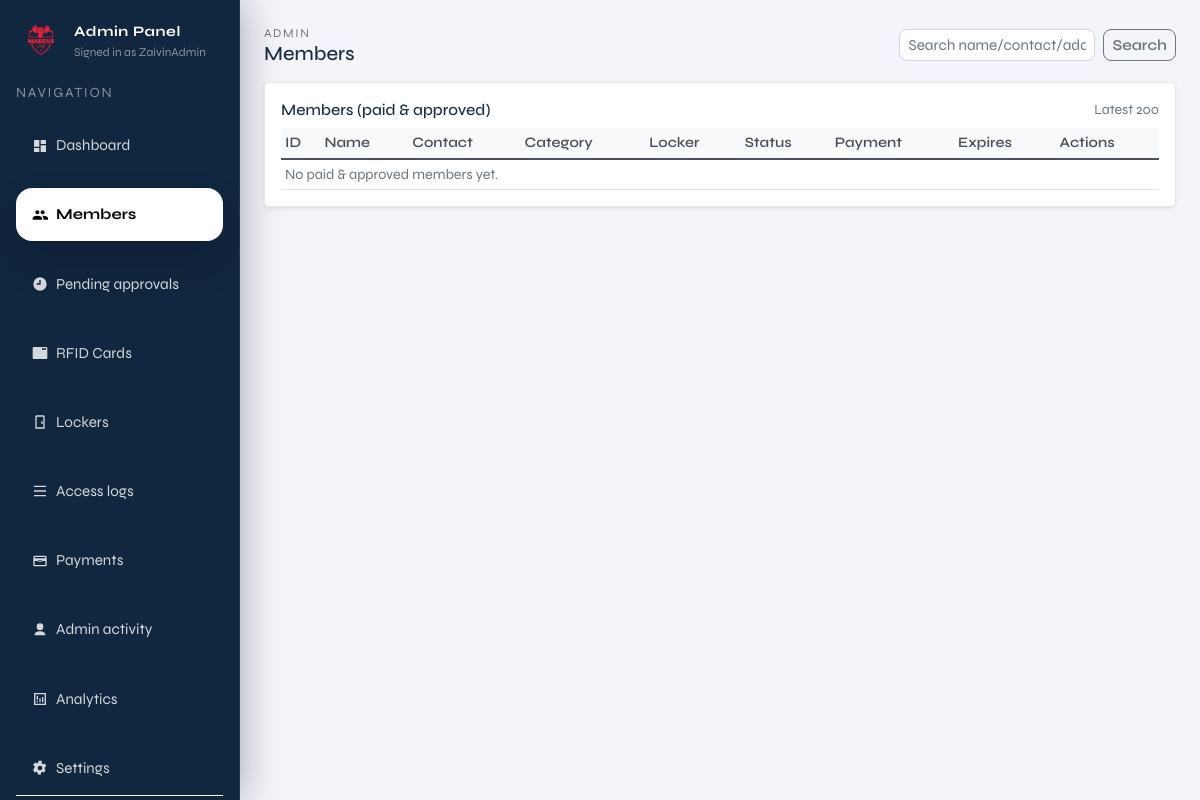
Before: /admin/members (signed in) with the older database file.
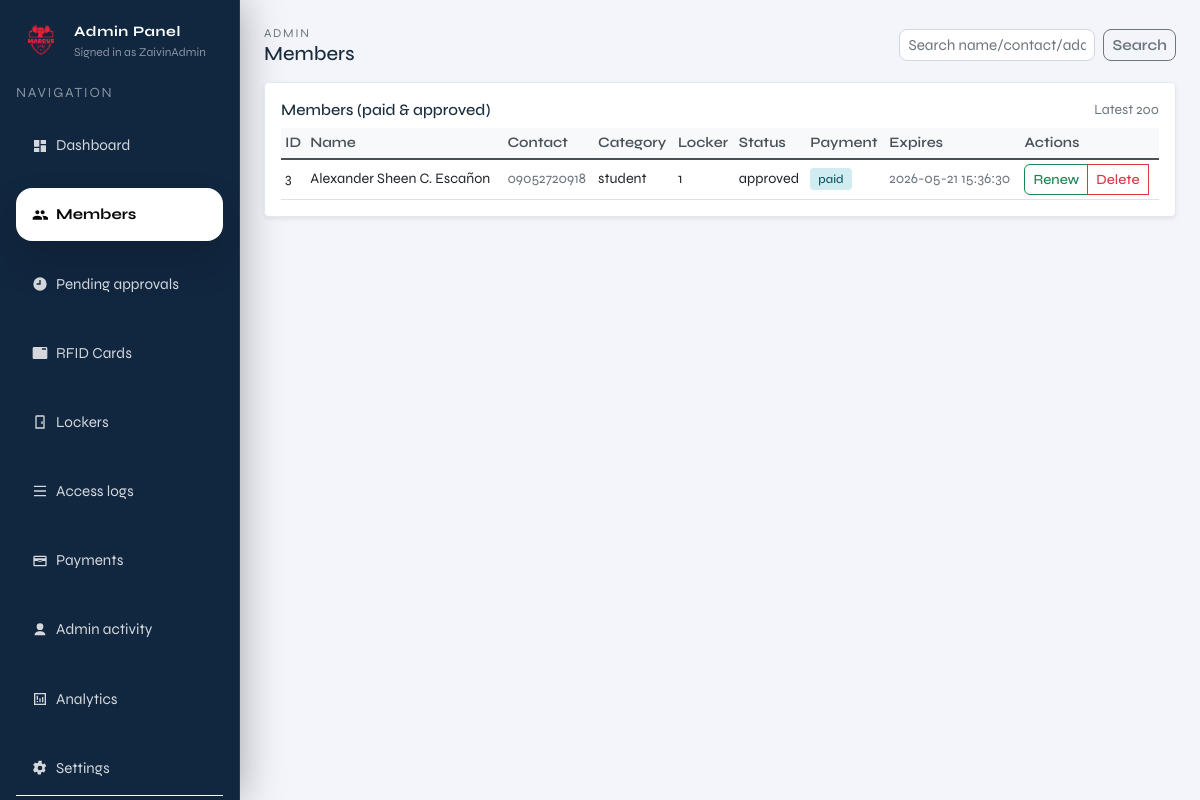
After: the same page with the newer database file.
### tables this page shows
CREATE TABLE members (
              id INTEGER PRIMARY KEY AUTOINCREMENT,
              full_name TEXT NOT NULL,
              address TEXT,
              contact_number TEXT,
              age INTEGER,
              category TEXT,
              payment_status TEXT NOT NULL DEFAULT 'unpaid',
              paid_at TEXT,
              status TEXT NOT NULL DEFAULT 'pending',
              created_at TEXT NOT NULL DEFAULT (datetime('now'))
            , locker_id INTEGER, fingerprint_uid TEXT, rfid_uid TEXT, expiry_date TEXT, member_type TEXT DEFAULT 'regular');

### admin.py (the view)
@admin_bp.get("/members")
def admin_members():
    guard = _require_admin()
    if guard is not None:
        return guard
    q = (request.args.get("q") or "").strip()
    with connect() as conn:
        pass
        if q:
            members = conn.execute(
                """
                SELECT id, full_name, address, contact_number, age, category, locker_id, payment_status, paid_at, status, created_at, expiry_date
                FROM members
                WHERE status = 'approved' AND payment_status = 'paid' AND (member_type = 'regular' OR member_type IS NULL)
                  AND (full_name LIKE ? OR contact_number LIKE ? OR address LIKE ?)
                ORDER BY id DESC
                LIMIT 200
                """,
                (f"%{q}%", f"%{q}%", f"%{q}%"),
            ).fetchall()
        else:
            members = conn.execute(
                """
                SELECT id, full_name, address, contact_number, age, category, locker_id, payment_status, paid_at, status, created_at, expiry_date
                FROM members
                WHERE status = 'approved' AND payment_status = 'paid' AND (member_type = 'regular' OR member_type IS NULL)
                ORDER BY id DESC
                LIMIT 200
                """
            ).fetchall()
    return render_template(
        "admin/pages/admin_members.html",
        members=members,
        q=q,
        current_page="members",
        admin_username=session.get("admin_username"),
    )

### admin.py (called while the page is built)
def _require_admin():
    if not session.get("admin_logged_in"):
        return redirect(url_for("admin.admin_login"))
    return None

@admin_bp.before_request
def _protect_admin_routes():
    if request.endpoint in ("admin.admin_login", "admin.admin_login_submit"):
        return None
    if not session.get("admin_logged_in"):
        return redirect(url_for("admin.admin_login"))

### db.py (called while the page is built, shortened)
def _db_path() -> Path:
    env_path = os.getenv("LOCKER_DB_PATH")
    if env_path:
        return Path(env_path)
    current_dir = Path(__file__).resolve().parent
    candidate_paths = [
        current_dir / "locker.sqlite3",
        current_dir / "locker.db",
        current_dir.parent / "locker.sqlite3",
        current_dir.parent / "locker.db",
    ]
    for path in candidate_paths:
        if path.exists():
            return path
    return current_dir.parent / "locker.sqlite3"

def _database_url() -> Optional[str]:
    return os.getenv("DATABASE_URL") or os.getenv("POSTGRES_URL")

    def _translate_sql(self, sql: str, params: Optional[Iterable[Any]] = None) -> str:
        if not self._is_postgres:
            return sql

### templates/admin/pages/admin_members.html (shortened to what this page needs)
{% extends "admin/layout/admin.html" %}
{% block admin_content %}
  <div class="d-flex justify-content-between align-items-center mb-3">
    <div>
      <div class="text-muted" style="letter-spacing:0.14em; text-transform:uppercase; font-size:0.75rem;">Admin</div>
      <h5 class="mb-0">Members</h5>
    </div>
    <form class="d-flex gap-2" method="get" action="/admin/members">
      <input name="q" value="{{ q }}" class="form-control form-control-sm" placeholder="Search name/contact/address" />
      <button class="btn btn-sm btn-outline-secondary" type="submit">Search</button>
    </form>
  </div>
  <div class="card shadow-sm rounded-3">
    <div class="card-body">
      <div class="d-flex justify-content-between align-items-center mb-2">
        <h6 class="card-title mb-0">Members (paid &amp; approved)</h6>
        <span class="text-muted small">Latest 200</span>
      </div>
      <div class="table-responsive">
        <table class="table table-sm align-middle mb-0">
          <thead>
            <tr>
              <th>ID</th>
              <th>Name</th>
              <th>Contact</th>
              <th>Category</th>
              <th>Locker</th>
              <th>Status</th>
              <th>Payment</th>
              <th>Expires</th>
              <th>Actions</th>
            </tr>
          </thead>
          <tbody>
            {% for m in members %}
              <tr>
                <td>{{ m["id"] }}</td>
                <td>{{ m["full_name"] }}</td>
                <td class="text-muted">{{ m["contact_number"] or "-" }}</td>
                <td>{{ (m["category"] or "-") }}</td>
                <td>{{ m["locker_id"] or "-" }}</td>
                <td>{{ m["status"] }}</td>
                <td><span class="status-paid">{{ m["payment_status"] }}</span></td>
                <td class="text-muted">{{ m["expiry_date"] or "-" }}</td>
                <td>
                  <div class="btn-group btn-group-sm member-actions" role="group">
                    <button type="button" class="btn btn-outline-success btn-sm" onclick="showRenewModal({ id: {{ m['id'] }}, name: '{{ m['full_name'] }}', current_expiry: '{{ m['expiry_date'] or '' }}' }, function() { document.getElementById('renewForm{{ m['id'] }}').submit(); })">Renew</button>
                    <button type="button" class="btn btn-outline-danger btn-sm" onclick="showDeleteModal('member', { id: {{ m['id'] }}, name: '{{ m['full_name'] }}', locker_id: {{ m['locker_id'] or 'null' }} }, function() { document.getElementById('deleteForm{{ m['id'] }}').submit(); })">Delete</button>
                  </div>
                </td>
              </tr>
            {% else %}
              <tr><td colspan="9" class="text-muted">No paid &amp; approved members yet.</td></tr>
            {% endfor %}
          </tbody>
        </table>
      </div>
    </div>
  </div>
{% endblock %}

Changed rows visible on the page:
added members: id "3", full_name "Alexander Sheen C. Escañon", contact_number "09052720918", category "student", locker "1", status "approved", payment_status "paid", expiry_date "2026-05-21 15:36:30"
Other visible differences:
text no longer shown: "No paid & approved members yet."
